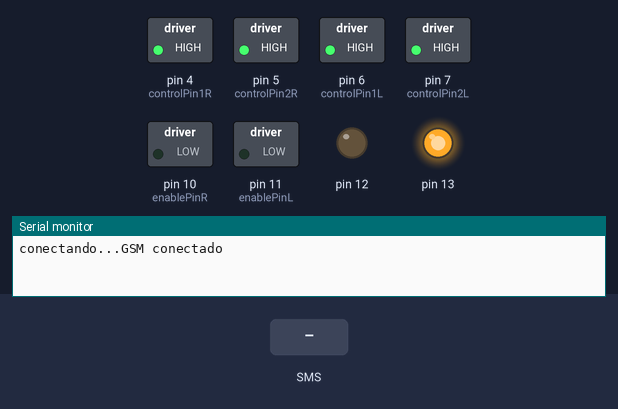
A sketch run on a simulated Arduino Uno, built with avr-gcc and run on an emulated ATmega328P. Shown: switched loads named in the sketch (green lamp = pin HIGH), output pins drawn as LEDs (lit = HIGH), the last lines printed to the serial monitor. The test bench sets the inputs (shaded band).

Above: at 9.2 s.
9.3 s: text message "f" received
At 10.5 s:
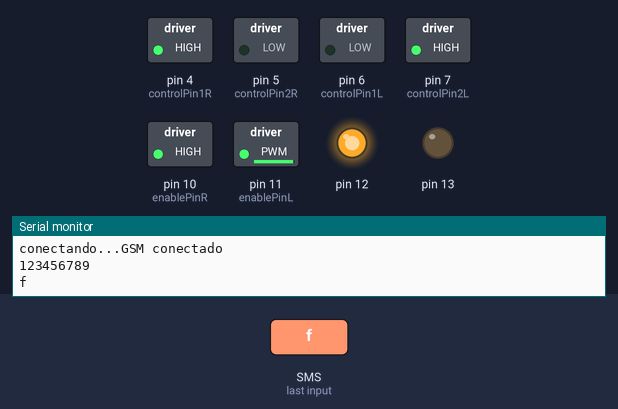
12.3 s: text message "b" received
At 13.0 s:
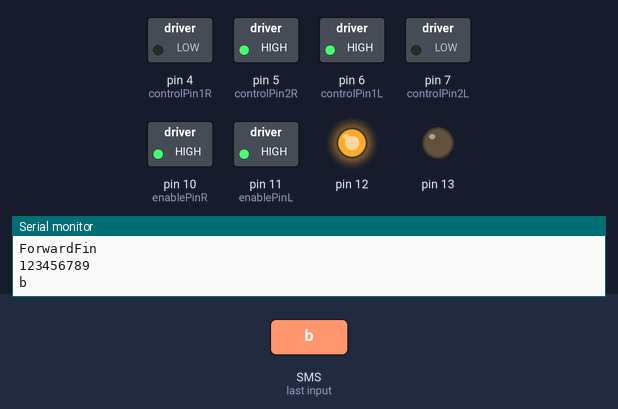
15.3 s: text message "l" received
At 16.1 s:
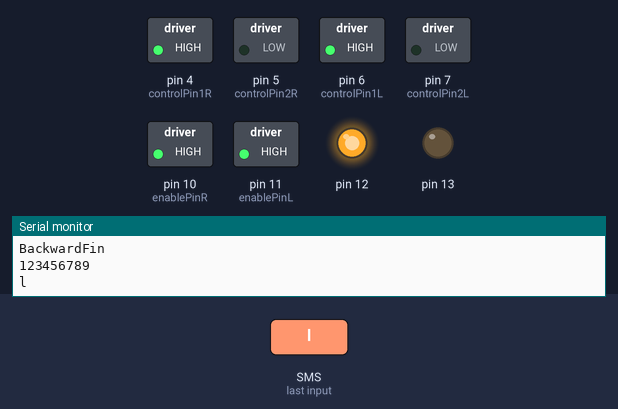
17.9 s: text message "r" received
At 18.5 s:
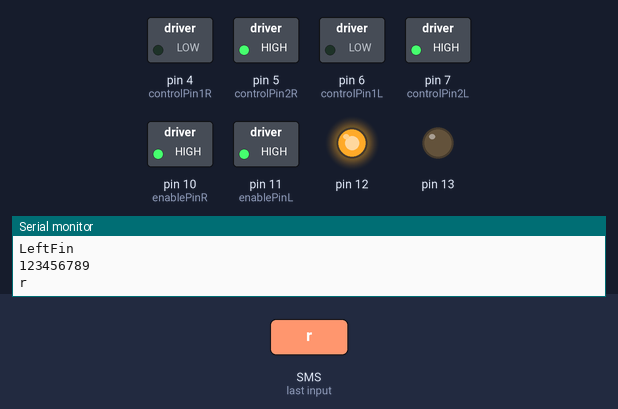
Timing chart, 0 to 21.0 s (numbered marks = the images above; inputs shaded):
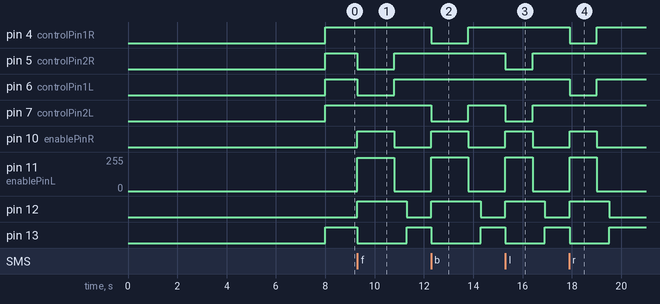

Measured:
- after the input at 9.3 s, pin 5 (controlPin2R), pin 6 (controlPin1L): HIGH → LOW at once, → HIGH 1.5 s later; pin 10 (enablePinR): LOW → HIGH at once, → LOW 1.5 s later; pin 11 (enablePinL): 0/255 → 249/255 at once, → 0/255 1.5 s later; pin 12: LOW → HIGH at once, → LOW 2.0 s later; pin 13: HIGH → LOW at once, → HIGH 2.0 s later
- after the input at 12.3 s, pin 4 (controlPin1R), pin 7 (controlPin2L): HIGH → LOW at once, → HIGH 1.5 s later; pin 10 (enablePinR): LOW → HIGH at once, → LOW 1.5 s later; pin 11 (enablePinL): 0/255 → 255/255 at once, → 0/255 1.5 s later; pin 12: LOW → HIGH at once, → LOW 2.0 s later; pin 13: HIGH → LOW at once, → HIGH 2.0 s later
- after the input at 15.3 s, pin 5 (controlPin2R), pin 7 (controlPin2L): HIGH → LOW at once, → HIGH 1.1 s later; pin 10 (enablePinR): LOW → HIGH at once, → LOW 1.1 s later; pin 11 (enablePinL): 0/255 → 255/255 at once, → 0/255 1.1 s later; pin 12: LOW → HIGH at once, → LOW 1.6 s later; pin 13: HIGH → LOW at once, → HIGH 1.6 s later
- after the input at 17.9 s, pin 4 (controlPin1R), pin 6 (controlPin1L): HIGH → LOW at once, → HIGH 1.1 s later; pin 10 (enablePinR): LOW → HIGH at once, → LOW 1.1 s later; pin 11 (enablePinL): 0/255 → 255/255 at once, → 0/255 1.1 s later; pin 12: LOW → HIGH at once, → LOW 1.6 s later; pin 13: HIGH → LOW at once, → HIGH 1.6 s later

The sketch:

SMS_Robot.ino
```cpp
#include <GSM.h>
#include<stdlib.h>

const int controlPin1R = 4;
const int controlPin2R = 5;
const int controlPin1L = 6;
const int controlPin2L = 7;
const int enablePinR= 10;
const int enablePinL= 11;

#define PINNUMBER "" //numero de pin del SIM
//PHONENUMBER es el numero a donde se envian los reportes
#define PHONENUMBER "87085298"
char remoteNumber[20];

//clase para el GSM
GSM gsm;
GSM_SMS sms;

void setup()
{

  Serial.begin(9600);
  //prender el GSM SHield
  GSMpower();

  // INICIA GSM tomado y adaptado de GSM arduino example
  boolean notConnected = true;
  while(notConnected)
  {
    Serial.print("conectando...");
    if(gsm.begin()==GSM_READY)
      notConnected = false;
    else
    {
      Serial.println("No hay conexion");
      delay(1000);
    }

  }

  Serial.println("GSM conectado");
  //elimina cualquier mensaje anterior en el SIM
  sms.flush();

  pinMode(12,OUTPUT);
  pinMode(13,OUTPUT);
  pinMode(controlPin1R,OUTPUT);
  pinMode(controlPin2R,OUTPUT);
  pinMode(controlPin1L,OUTPUT);
  pinMode(controlPin2L,OUTPUT);
  pinMode(enablePinR,OUTPUT);
  pinMode(enablePinL,OUTPUT);
  digitalWrite(enablePinR,LOW);
  digitalWrite(enablePinL,LOW);
  digitalWrite(controlPin1R,HIGH);
  digitalWrite(controlPin2R,HIGH);
  digitalWrite(controlPin1L,HIGH);
  digitalWrite(controlPin2L,HIGH);
  digitalWrite(12,LOW);
  digitalWrite(13,HIGH);

}

void loop()
{


  //verifica si hay mensajes SMS
  char c;
  if (sms.available()){
    digitalWrite(13,LOW);
    digitalWrite(12,HIGH);
    //obtiene el numero den sender
    sms.remoteNumber(remoteNumber, 20);
    Serial.println(remoteNumber);
    while(c=sms.read()){
      Serial.println(c);
      if(c =='f'||c=='F'){
        mForward(1500);
        mStop();
        Serial.print("Forward");
        delay(500);
      }
      if(c =='b'||c=='B'){
        mBackward(1500);
        mStop();
        Serial.print("Backward");
        delay(500);
      }
      if(c =='l'||c=='L'){
        mLeft(1100);
        mStop();
        Serial.print("Left");
        delay(500);
      }
      if(c =='r'||c=='R'){
        mRight(1100);
        mStop();
        Serial.print("Right");
        delay(500);
      }else{
        mStop();
      }
    }
    Serial.println("Fin");
    sms.flush(); //borra
    digitalWrite(13,HIGH);
    digitalWrite(12,LOW);
    //al eviar ? manda las coordenadas

  }
  mStop();
}


//************* Funciones del GSM *****************
//***********************************************
void GSMpower()
// equivalente  apretar y soltar el boton
{
  digitalWrite(9, HIGH);
  delay(1000);
  digitalWrite(9, LOW);
  delay(5000);
  digitalWrite(9, HIGH);
}

void mBackward(int time){
  //motor der
  digitalWrite(controlPin1R,LOW);
  digitalWrite(controlPin2R,HIGH);
  //motor izq
  digitalWrite(controlPin1L,HIGH);
  digitalWrite(controlPin2L,LOW);
  analogWrite(enablePinR,255);
  analogWrite(enablePinL,255);
  delay(time);
}

void mForward(int time){
  //motor der
  digitalWrite(controlPin1R,HIGH);
  digitalWrite(controlPin2R,LOW);
  //motor izq
  digitalWrite(controlPin1L,LOW);
  digitalWrite(controlPin2L,HIGH);
  analogWrite(enablePinL,249); //los motores no corren igual
  analogWrite(enablePinR,255);
  delay(time);
}

void mRight(int time){
  //motor der
  digitalWrite(controlPin1R,LOW);
  digitalWrite(controlPin2R,HIGH);
  //motor izq
  digitalWrite(controlPin1L,LOW);
  digitalWrite(controlPin2L,HIGH);
  analogWrite(enablePinL,255);
  analogWrite(enablePinR,255);
  delay(time);
}


void mLeft(int time){
  //motor der
  digitalWrite(controlPin1R,HIGH);
  digitalWrite(controlPin2R,LOW);
  //motor izq
  digitalWrite(controlPin1L,HIGH);
  digitalWrite(controlPin2L,LOW);
  analogWrite(enablePinL,255);
  analogWrite(enablePinR,255);
  delay(time);
}

void mStop(){
  //motor der
  digitalWrite(controlPin1R,HIGH);
  digitalWrite(controlPin2R,HIGH);
  //motor izq
  digitalWrite(controlPin1L,HIGH);
  digitalWrite(controlPin2L,HIGH);
  analogWrite(enablePinR,LOW);
  analogWrite(enablePinL,LOW);
}
```
